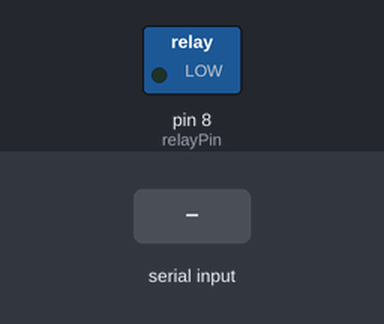
This sketch was run on a simulated Arduino Uno, built with avr-gcc and run on an emulated ATmega328P. Shown: switched loads named in the sketch (green lamp = pin HIGH). Inputs (shaded band) come from the test bench.

Above: at 1.2 s.
1.3 s: "ON\n" received over Serial
At 2.5 s:
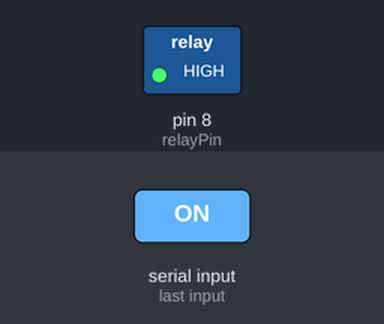
2.8 s: "OFF\n" received over Serial
At 3.7 s:
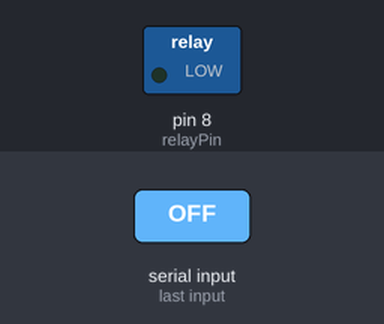
Timing chart, 0 to 5.8 s (numbered marks = the images above; inputs shaded):
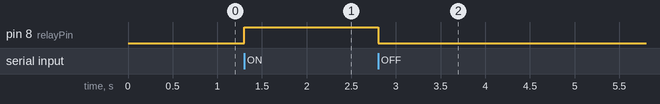

The sketch:

irrigation_control.ino
```cpp
int relayPin = 8;

void setup() {
  Serial.begin(9600);
  pinMode(relayPin, OUTPUT);
  digitalWrite(relayPin, LOW);
}

void loop() {
  if (Serial.available()) {
    String cmd = Serial.readStringUntil('\n');
    if (cmd == "ON") {
      digitalWrite(relayPin, HIGH);
    } else if (cmd == "OFF") {
      digitalWrite(relayPin, LOW);
    }
  }
}
```

Measured:
- after the input at 1.3 s, pin 8 (relayPin): LOW → HIGH at once
- after the input at 2.8 s, pin 8 (relayPin): HIGH → LOW at once
